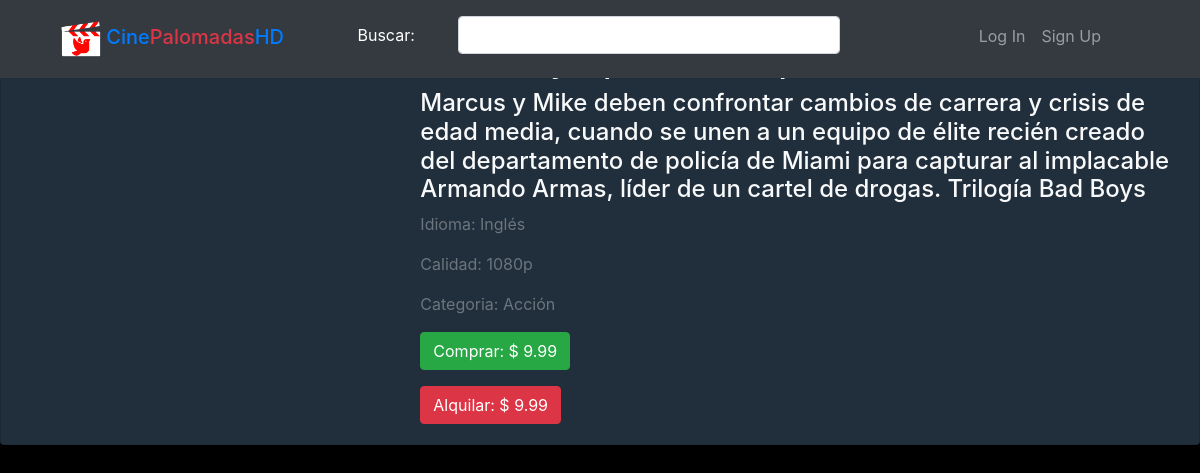
The app's page /Pelicula/movie&id=38 with its own data.
### tables this page shows
CREATE TABLE `peliculas` (
  `idPelicula` int(11) NOT NULL,
  `nombre` varchar(100) NOT NULL,
  `descripcion` text NOT NULL,
  `idCategoria` int(11) NOT NULL,
  `idioma` varchar(25) NOT NULL,
  `idCalidad` int(11) NOT NULL,
  `precioCompra` decimal(3,2) NOT NULL,
  `precioAlquiler` decimal(3,2) NOT NULL,
  `stock` int(11) NOT NULL,
  `imagen` text NOT NULL,
  `disponibilidad` tinyint(1) NOT NULL
);

CREATE TABLE `calidad` (
  `idCalidad` int(11) NOT NULL,
  `calidad` varchar(10) NOT NULL
);

CREATE TABLE `categoria` (
  `idCategoria` int(11) NOT NULL,
  `nombreCategoria` varchar(100) NOT NULL
);

### controllers/PeliculaController.php (called while the page is built, shortened)
<?php
class PeliculaController
{
    public function movie()
    {
        require_once "models/Pelicula.php";
        $movies = new Pelicula();
        $movies->set_Id_Pelicula($_GET["id"]);
        $movie = $movies->Search();
        require_once "views/movie.php";
    }
}

### database/Conexion.php (called while the page is built, shortened)
<?php
class Conexion
{
    public function __construct()
    {
        try {
            $this->conn = new PDO("mysql:host=".DB_HOST.";dbname=".DB_NAME."", DB_USER, DB_PASSWORD);
            $this->conn->setAttribute(PDO::ATTR_ERRMODE, PDO::ERRMODE_EXCEPTION);
            $this->conn->exec("SET CHARACTER SET ".DB_CHARSET);
            return $this->conn;
        } catch (Exception $e) {
            print "!Error¡: " . $e->getMessage() . "</br>";
            die();
        }
    }
}

### models/Pelicula.php (called while the page is built, shortened)
<?php
require_once 'database/Conexion.php';
class Pelicula extends Conexion
{
    private $idPelicula;
    public function set_Id_Pelicula($idPelicula)
    {
        $this->idPelicula = $idPelicula;
    }
    public function get_Id_Pelicula()
    {
        return $this->idPelicula;
    }
    public function Search()
    {
        $sql = "SELECT * FROM ((peliculas INNER JOIN calidad ON peliculas.idCalidad = calidad.idCalidad) INNER JOIN categoria ON peliculas.idCategoria = categoria.idCategoria) WHERE idPelicula = ?";
        $stmt = $this->conn->prepare($sql);
        $result = $stmt->execute(array($this->get_Id_Pelicula()));
        $result = $stmt->fetch(PDO::FETCH_ASSOC);
        return $result;
    }
}

### views/movie.php (the view, shortened to what this page needs)
<main>
    <div class="card mb-3 text-light" style="background-color: #212F3C;">
    <div class="row no-gutters">
        <div class="col-md-4">
        </div>
        <div class="col-md-8">
        <div class="card-body">
            <h5 class="card-title"><h1 class="text-light"><?= $movie["nombre"] ?></h1></h5>
            <h4 class="card-text"><?= $movie["descripcion"] ?></h4>
            <p class="text-muted">Idioma: <?= $movie["idioma"] ?></p>
            <p class="text-muted">Calidad: <?= $movie["calidad"] ?></p>
            <p class="text-muted">Categoria: <?= $movie["nombreCategoria"] ?></p>
            <div class="row col-12 mt-2" data-idpelicula="<?php echo $movie["idPelicula"]; ?>" data-idusuario="<?php echo $_SESSION['id']; ?>" data-nombre="<?php echo $movie["nombre"]; ?>">
                <?php
                    $peliculaAux = new Pelicula();
                ?>
                <div class="row col-12">
                    <?php if(!isset($_SESSION["id"])) { ?>
                        <a href="<?php echo BASE_DIR."Home/login"; ?>" class="btn btn-success" data-precio="<?php echo $movie['precioCompra'];?>">Comprar: $ <?= $movie["precioCompra"]; ?></a>
                    <?php } else if(!$peliculaAux->verifyCompra($movie["idPelicula"], $_SESSION["id"])) { ?>
                        <a class="btn btn-success btn-comprar" data-precio="<?php echo $movie['precioCompra'];?>">Comprar: $ <?= $movie["precioCompra"]; ?></a>
                    <?php } else { ?>
                        <p class="text-success">Ya compro esta pelicula</p>
                    <?php } ?>
                </div>
                <div class="row col-12 mt-3">
                   <?php if(!isset($_SESSION["id"])) { ?>
                     <a href="<?php echo BASE_DIR."Home/login"?>"; class="btn btn-danger">Alquilar: $ <?= $movie["precioAlquiler"]; ?></a>
                   <?php } else if(!$peliculaAux->verifyAlquiler($movie["idPelicula"], $_SESSION["id"])) { ?>
                        <a class="btn btn-danger btn-alquilar" data-precio="<?php echo $movie['precioAlquiler'];?>">Alquilar: $ <?= $movie["precioAlquiler"]; ?></a>
                    <?php } else { ?>
                        <p class="text-success">Ya alquilo esta pelicula</p>
                    <?php } ?>
                </div>
            </div>
        </div>
        </div>
    </div>
    </div>
</main>

### assets/css/style.css (style rules this page uses)
html { scroll-behavior: smooth; }
body { margin: 0; background-color: #000; }
h1 { font-family: Arial; color: red; }

### assets/css/styleLogin.css (style rules this page uses)
::placeholder { color: white !important; opacity: 1; }

### records on screen
peliculas: descripcion "Marcus y Mike deben confrontar cambios de carrera y crisis de edad media, cuando se unen a un equipo de élite recién creado del departamento de policía de Miami para capturar al implacable Armando Armas, líder de un cartel de drogas. Trilogía Bad Boys", idioma "Inglés", idCalidad.calidad "1080p", idCategoria.nombreCategoria "Acción", precioCompra "9.99", precioAlquiler "9.99"
